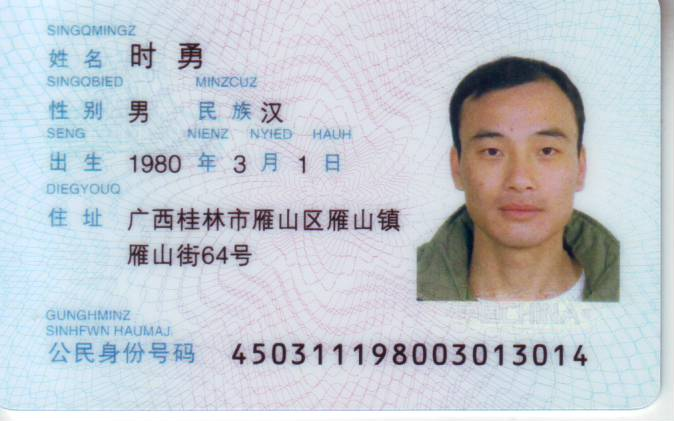
//> input picture machine _learning/machine _learning/data/id_card0.jpg, 674 x 421 px
$ ./main ../data/cards.jpg   (built with g++ and OpenCV 4)
//> lines starting //> are read from the running program, lines starting //| are printed output that depends on the picture; after the words box and inside, x2 and y2 are one past the last pixel; in counts of white or black regions, pixels touching at a corner belong together
#include <iostream>
#include <opencv2/core.hpp>
#include <opencv2/opencv.hpp>
#include <opencv2/imgproc.hpp>

#define LOG_TAG "opencv"

#define DEFAULT_IDCARD_WIDTH  640
#define DEFAULT_IDCARD_HEIGHT  320

#define DEFAULT_IDNUMBER_WIDTH  240
#define DEFAULT_IDNUMBER_HEIGHT  120

//#define  FIX_IDCARD_SIZE Size(DEFAULT_IDCARD_WIDTH,DEFAULT_IDCARD_HEIGHT)
#define  FIX_IDNUMBER_SIZE  Size(DEFAULT_IDNUMBER_WIDTH,DEFAULT_IDNUMBER_HEIGHT)
//#define FIX_TEMPLATE_SIZE  Size(150, 26)

#define TEMPLE_WIDTH 0.24
#define TEMPLE_HEIGHT 0.07
#define DEFAULT_CARD_WIDTH 640
#define DEFAULT_CARD_HEIGHT 400
#define  FIX_IDCARD_SIZE Size(DEFAULT_CARD_WIDTH,DEFAULT_CARD_HEIGHT)
#define FIX_TEMPLATE_SIZE  Size(153, 28)

/**
* 身份证识别
* @param src_img 身份证的图片地址
* @param dst_img 依据查找的图片的地址
*/
void icard(const char * src_img, const char * dst_img)
{
//> called with src_img = "../data/id_card0.jpg", dst_img = "../data/te.png"
	//原始图
	cv::Mat img_src = cv::imread(src_img);;
//> img_src is the input picture: 421 rows x 674 cols, CV_8UC3; mean B, G, R 207.7, 200.4, 194.7
	//模版
	cv::Mat img_tpl = cv::imread(dst_img);
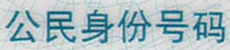
//> input picture machine _learning/machine _learning/data/te.png, 230 x 50 px
//> img_tpl is the input picture: 50 rows x 230 cols, CV_8UC3; mean B, G, R 193.8, 188.6, 166.8
	//灰度图 需要拿去模版匹配
	cv::Mat img_gray;
	//二值图 进行轮廓检测
	cv::Mat img_threshold;
	// Gaussian 图片
	cv::Mat img_gaussian;
	// Canny 图片
	cv::Mat img_canny;

	//获得的身份证图
	cv::Mat img_idCard;
	//获得的身份证号码图
	cv::Mat img_idNumber;
	//Java_org_opencv_android_Utils_nBitmapToMat2(env, type, src, (jlong)&img_src, 0);
	//Java_org_opencv_android_Utils_nBitmapToMat2(env, type, tpl, (jlong)&img_tpl, 0);

	cvtColor(img_src, img_gray, cv::COLOR_BGRA2GRAY);
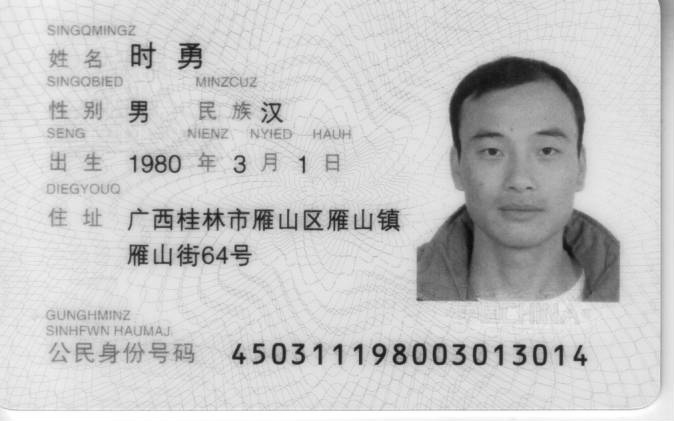
//> img_gray: 421 rows x 674 cols, CV_8UC1; min 11, max 255, mean 199.5
	imwrite("../out/gray.png", img_gray);
	threshold(img_gray, img_threshold, 195, 255, cv::THRESH_TRUNC);
	imwrite("../out/threshold.png", img_threshold);

	//高斯模糊让图片变的更加平滑
	GaussianBlur(img_threshold, img_gaussian, cv::Size(3, 3), 0);
	imwrite("../out/gaussian.png", img_gaussian);

	//canny, 将边缘进行增强
	Canny(img_gaussian, img_canny, 180, 255);
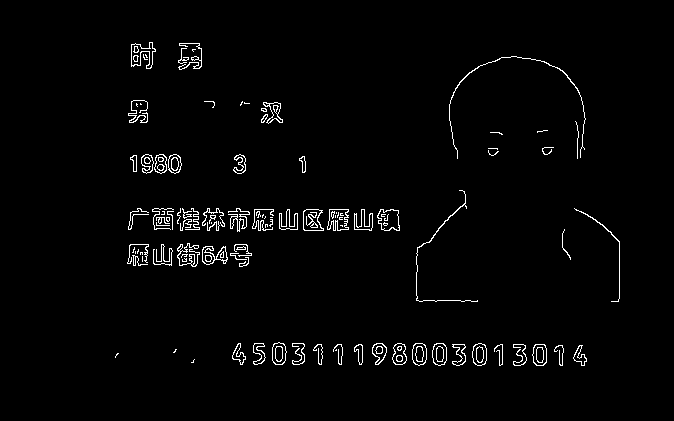
//> img_canny: 421 rows x 674 cols, CV_8UC1; 2.1% white in thin lines or dots, all inside (x1, y1, x2, y2) = (115, 42, 620, 366)
	imwrite("../out/img_canny.png", img_canny);


	std::vector<std::vector<cv::Point>> contours;
	std::vector<cv::Vec4i> hierachy;
	//轮廓检测 只检测外轮廓 并压缩水平方向，垂直方向，对角线方向的元素，只保留该方向的终点坐标，比如矩形就是存储四个点
	// 第一个参数是原图，
	// 第二个是获取轮廓的点的保存向量，是找到的各个轮廓
	// 第三个是 层次结构，存放了轮廓同一等级的前后轮廓的索引，不同等级的父亲轮廓和孩子轮廓的索引
	// 第四个参数 mode :CV_RETR_EXTERNAL找到的轮廓里面没有小轮廓（洞），CV_RETR_LIST找到的轮廓中可以包括小轮廓
	// http://blog.csdn.net/corcplusplusorjava/article/details/20536251
	findContours(img_canny, contours, hierachy, cv::RETR_LIST, cv::CHAIN_APPROX_SIMPLE);
//> contours = 187 contours, 97 with area under 20; largest, box (x1, y1, x2, y2) and area: (377, 209, 400, 231) 369, (377, 209, 400, 231) 348, (303, 209, 324, 231) 344, (327, 209, 349, 231) 332, (303, 209, 324, 231) 330
	int width = img_src.cols >> 1;
//> width = 337
	int height = img_src.rows >> 1;
//> height = 210

	std::vector<cv::Rect> roiArea;
	cv::Rect rectMin;
	for (size_t i = 0; i < contours.size(); ++i)
	{
		std::vector<cv::Point> v = contours.at(i);
		cv::Rect rect = boundingRect(v);
		rectangle(img_threshold, rect, cv::Scalar(255, 255, 255));
		if (rect.width >= width && rect.height >= height)
		{
			roiArea.push_back(rect);
		}
	}
//> this loop made 187 passes
//> rect on passes 1 to 3: Rect(191, 359, 4, 4), Rect(396, 355, 7, 7), Rect(396, 355, 7, 7)
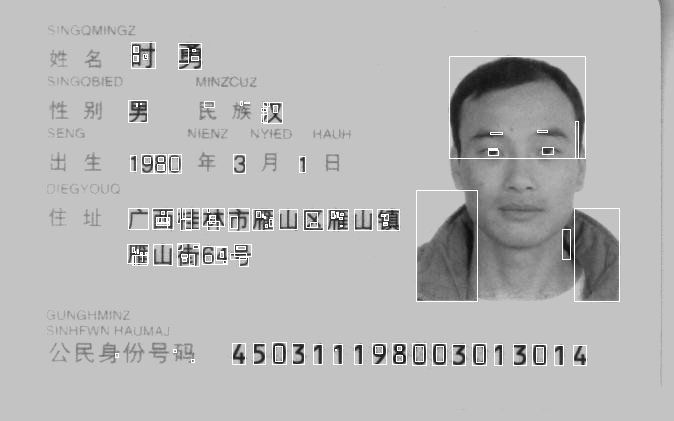
//> img_threshold: 421 rows x 674 cols, CV_8UC1; min 11, max 255, mean 182.8
	if (roiArea.size() > 0)
	{
		rectMin = roiArea.at(0);
		for (int i = 0; i < roiArea.size(); i++)
		{
			cv::Rect temp = roiArea.at(i);
			if (temp.area() < rectMin.area())
			{
				rectMin = temp;
			}
		}
		//        rectangle(img_threshold, rectMin, Scalar(255, 255, 255));
	}
	else
	{
		rectMin = cv::Rect(0, 0, img_gray.cols, img_gray.rows);
//> rectMin = Rect(0, 0, 674, 421)
	}
	imwrite("../out/img_contours.png", img_threshold);

	img_idCard = img_gray(rectMin);
	imwrite("../out/img_idCard.png", img_idCard);

	resize(img_idCard, img_idCard, cv::FIX_IDCARD_SIZE);
	resize(img_tpl, img_tpl, cv::FIX_TEMPLATE_SIZE);
//> img_tpl: 28 rows x 153 cols, CV_8UC3
	cvtColor(img_tpl, img_tpl, cv::COLOR_BGRA2GRAY);
//> img_tpl: 28 rows x 153 cols, CV_8UC1
	int cols = img_idCard.cols - img_tpl.cols + 1;
//> cols = 488
	int rows = img_idCard.rows - img_tpl.rows + 1;
//> rows = 373
	//创建输出图像，输出图像的宽度 = 被查找图像的宽度 - 模版图像的宽度 + 1
	//    Mat match(rows, cols, CV_32F);
	//        TM_SQDIFF 平方差匹配法
	//        TM_CCORR 相关匹配法
	//        TM_CCOEFF 相关系数匹配法
	//        TM_SQDIFF_NORMED
	//        TM_CCORR_NORMED
	//        TM_CCOEFF_NORMED
	// 对于方法 SQDIFF 和 SQDIFF_NORMED, 越小的数值代表更高的匹配结果. 而对于其他方法, 数值越大匹配越好
	cv::Mat match;
	matchTemplate(img_idCard, img_tpl, match, cv::TM_CCORR_NORMED);
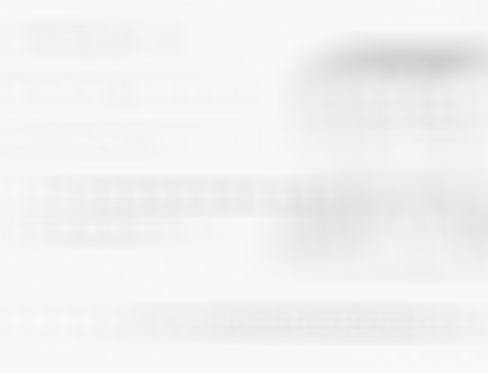
//> match: 373 rows x 488 cols, CV_32FC1; min 0.807, max 0.984, mean 0.952
	//归一化
	cv::normalize(match, match, 0, 1, cv::NORM_MINMAX, -1);
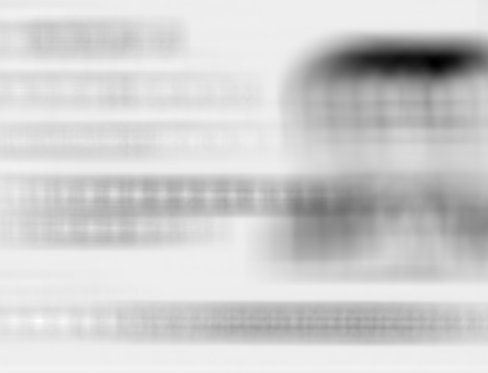
//> match: 373 rows x 488 cols, CV_32FC1; min 0, max 1, mean 0.816
	cv::Point maxLoc;
	minMaxLoc(match, 0, 0, 0, &maxLoc);
//> maxLoc = Point(39, 320)
	//计算 [身份证(模版):号码区域]
	//号码区域:
	//x: 身份证(模版)的X+宽
	//y: 身份证(模版)Y
	//w: 全图宽-(身份证(模版)X+身份证(模版)宽) - n(给个大概值)
	//h: 身份证(模版)高
	cv::Rect rect(maxLoc.x + img_tpl.cols + 10, maxLoc.y - 5,
		img_idCard.cols - (maxLoc.x + img_tpl.cols) - 50,
		img_tpl.rows + 15);
//> rect = Rect(202, 315, 398, 43)
	//拿二值的号码
	//    resize(img_threshold, img_threshold, FIX_IDCARD_SIZE);
	//    img_idNumber = img_threshold(rect);
	img_idNumber = img_idCard(rect);
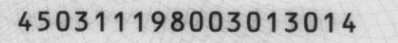
//> img_idNumber: 43 rows x 398 cols, CV_8UC1; min 26, max 233, mean 187.8
	imwrite("../out/abc0.png", img_idNumber);
	/*jobject result = createBitmap(env, img_idNumber, config);*/

	img_src.release();
	img_gray.release();
	img_threshold.release();
	img_idCard.release();
	img_idNumber.release();
	img_tpl.release();
	match.release();
}

// [213 lines left out: functions help, test_mat, test_imagetomat, not called in this run]

int main(int argc,  char *argv[])
{

	//test_mat();
	//test_imagetomat(argc, argv);
	icard("../data/id_card0.jpg", "../data/te.png");
	//system("pause");
	return EXIT_SUCCESS;
}
